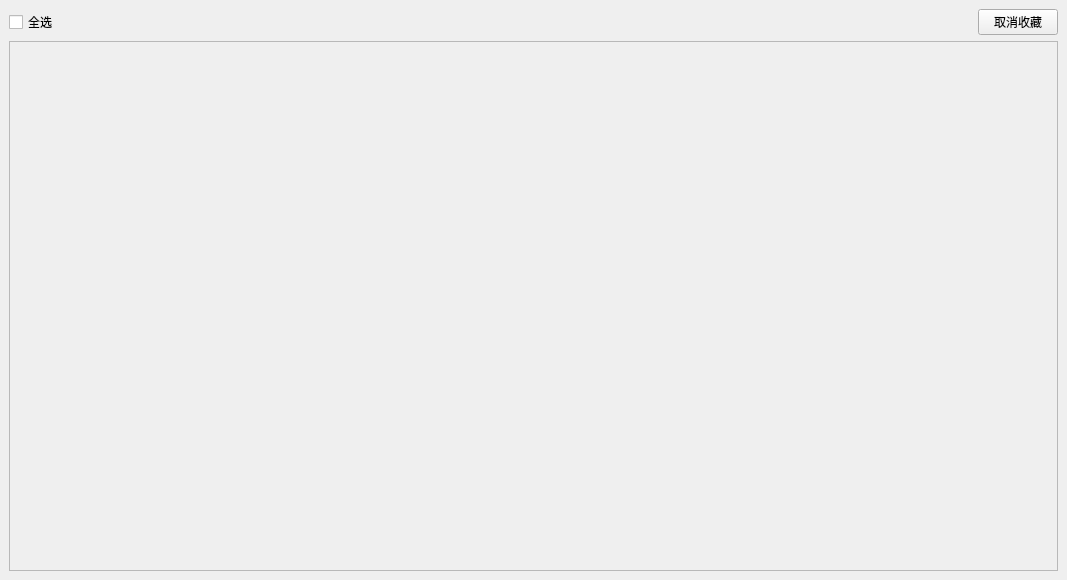
<?xml version="1.0" encoding="UTF-8"?>
<ui version="4.0">
 <class>MyCollectionWindow</class>
 <widget class="QMainWindow" name="MyCollectionWindow">
  <property name="geometry">
   <rect>
    <x>0</x>
    <y>0</y>
    <width>1067</width>
    <height>580</height>
   </rect>
  </property>
  <property name="windowTitle">
   <string>我的收藏</string>
  </property>
  <widget class="QWidget" name="centralwidget">
   <layout class="QVBoxLayout" name="verticalLayout">
    <item>
     <layout class="QHBoxLayout" name="horizontalLayout">
      <item>
       <widget class="QCheckBox" name="checkBoxSelectAll">
        <property name="text">
         <string>全选</string>
        </property>
       </widget>
      </item>
      <item>
       <spacer name="horizontalSpacer">
        <property name="orientation">
         <enum>Qt::Horizontal</enum>
        </property>
        <property name="sizeHint" stdset="0">
         <size>
          <width>40</width>
          <height>20</height>
         </size>
        </property>
       </spacer>
      </item>
      <item>
       <widget class="QPushButton" name="buttonDelete">
        <property name="text">
         <string>取消收藏</string>
        </property>
       </widget>
      </item>
     </layout>
    </item>
    <item>
     <widget class="QScrollArea" name="scrollArea">
      <property name="widgetResizable">
       <bool>true</bool>
      </property>
      <widget class="QWidget" name="scrollAreaWidgetContents">
       <property name="geometry">
        <rect>
         <x>0</x>
         <y>0</y>
         <width>1047</width>
         <height>529</height>
        </rect>
       </property>
      </widget>
     </widget>
    </item>
   </layout>
  </widget>
 </widget>
 <resources/>
 <connections/>
</ui>
